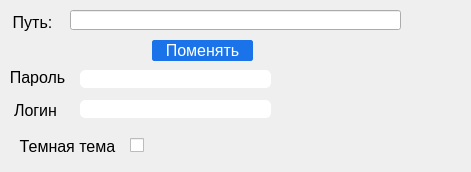
<?xml version="1.0" encoding="UTF-8"?>
<ui version="4.0">
 <class>Settings</class>
 <widget class="QMainWindow" name="Settings">
  <property name="geometry">
   <rect>
    <x>0</x>
    <y>0</y>
    <width>471</width>
    <height>172</height>
   </rect>
  </property>
  <property name="windowTitle">
   <string>MainWindow</string>
  </property>
  <widget class="QWidget" name="centralwidget">
   <widget class="QPushButton" name="change_btn">
    <property name="geometry">
     <rect>
      <x>152</x>
      <y>40</y>
      <width>101</width>
      <height>21</height>
     </rect>
    </property>
    <property name="font">
     <font>
      <family>Tahoma</family>
      <pointsize>12</pointsize>
     </font>
    </property>
    <property name="styleSheet">
     <string notr="true">QPushButton {
	background-color: rgb(26,115,232);
	color: white;
	border-style: solid;
	border-radius: 2px;
	border: 1px solid rgb(26,115,232);
}

QPushButton:hover {
	background-color: rgb(27,102,201);
}</string>
    </property>
    <property name="text">
     <string>Поменять</string>
    </property>
   </widget>
   <widget class="QLineEdit" name="login_input">
    <property name="geometry">
     <rect>
      <x>80</x>
      <y>100</y>
      <width>191</width>
      <height>18</height>
     </rect>
    </property>
    <property name="styleSheet">
     <string notr="true">.QLineEdit{
	border-style: outset;
	border-radius: 5px;
	border: 1px solid white;
}</string>
    </property>
   </widget>
   <widget class="QLineEdit" name="pw_input">
    <property name="geometry">
     <rect>
      <x>80</x>
      <y>70</y>
      <width>191</width>
      <height>18</height>
     </rect>
    </property>
    <property name="styleSheet">
     <string notr="true">.QLineEdit{
	border-style: outset;
	border-radius: 5px;
	border: 1px solid white;
}</string>
    </property>
   </widget>
   <widget class="QLabel" name="label_3">
    <property name="geometry">
     <rect>
      <x>2</x>
      <y>67</y>
      <width>71</width>
      <height>20</height>
     </rect>
    </property>
    <property name="font">
     <font>
      <family>Tahoma</family>
      <pointsize>12</pointsize>
     </font>
    </property>
    <property name="text">
     <string>Пароль</string>
    </property>
    <property name="alignment">
     <set>Qt::AlignCenter</set>
    </property>
   </widget>
   <widget class="QLabel" name="label_2">
    <property name="geometry">
     <rect>
      <x>0</x>
      <y>100</y>
      <width>71</width>
      <height>20</height>
     </rect>
    </property>
    <property name="font">
     <font>
      <family>Tahoma</family>
      <pointsize>12</pointsize>
     </font>
    </property>
    <property name="text">
     <string>Логин</string>
    </property>
    <property name="alignment">
     <set>Qt::AlignCenter</set>
    </property>
   </widget>
   <widget class="QLabel" name="label_4">
    <property name="geometry">
     <rect>
      <x>12</x>
      <y>137</y>
      <width>111</width>
      <height>19</height>
     </rect>
    </property>
    <property name="font">
     <font>
      <family>Tahoma</family>
      <pointsize>12</pointsize>
     </font>
    </property>
    <property name="text">
     <string>Темная тема</string>
    </property>
    <property name="alignment">
     <set>Qt::AlignCenter</set>
    </property>
   </widget>
   <widget class="QCheckBox" name="theme_changer">
    <property name="enabled">
     <bool>true</bool>
    </property>
    <property name="geometry">
     <rect>
      <x>130</x>
      <y>130</y>
      <width>71</width>
      <height>31</height>
     </rect>
    </property>
    <property name="styleSheet">
     <string notr="true">QCheckBox::indicator:unchecked {
	 image: url(images/switch_off.png);
}
QCheckBox::indicator:checked {
	 image: url(images/switch_on.png);
}</string>
    </property>
    <property name="text">
     <string/>
    </property>
   </widget>
   <widget class="QLineEdit" name="path_lable">
    <property name="geometry">
     <rect>
      <x>70</x>
      <y>10</y>
      <width>331</width>
      <height>20</height>
     </rect>
    </property>
   </widget>
   <widget class="QLabel" name="label">
    <property name="geometry">
     <rect>
      <x>2</x>
      <y>12</y>
      <width>61</width>
      <height>20</height>
     </rect>
    </property>
    <property name="font">
     <font>
      <family>Tahoma</family>
      <pointsize>12</pointsize>
     </font>
    </property>
    <property name="text">
     <string>Путь:</string>
    </property>
    <property name="alignment">
     <set>Qt::AlignCenter</set>
    </property>
   </widget>
  </widget>
 </widget>
 <resources/>
 <connections/>
</ui>
